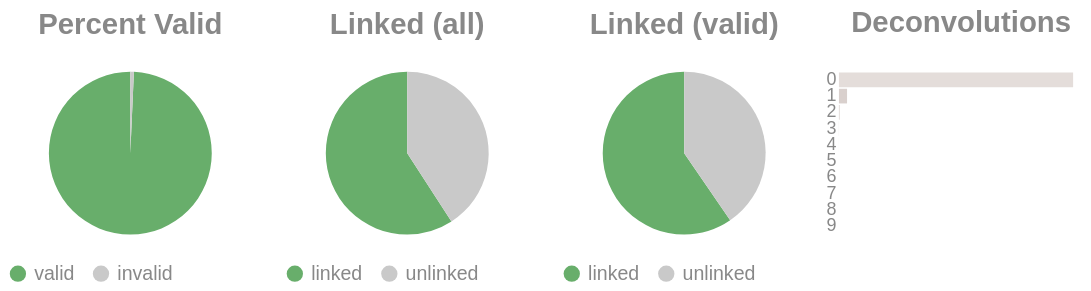

Notebook cell for this chart:
### Code cell
if SKIPLR:
    pass
else:
    clash = Counter()
    for i in valids['molecule'].to_list():
        _mol = i.split("-")
        if len(_mol) == 1:
            clash.update('0')
        else:
            clash.update(_mol[-1])

    _d = {"deconvolutions": [], 'count': []}
    for k,v in clash.items():
        _d['deconvolutions'].append(k)
        _d['count'].append(v)

    tot_valid = valids['reads'].sum()
    mask = valids['reads'] >= 2
    n_linked_reads = valids.filter(mask)['reads'].sum()
    if n_linked_reads == 0:
        print_html("No linked molecules (>=2 reads) were detected; skipping linked-only distributions.")
        SKIPLR = True
    else:
        perc_valid = round(tot_valid / n_reads, 4)
        linked_perc_abs = round(n_linked_reads / n_reads, 4)
        linked_perc = round(n_linked_reads / tot_valid, 4)

    _valid = pl.DataFrame({"valids": ['valid', 'invalid'], "count": [tot_valid, n_reads - tot_valid]})
    _linked_abs = pl.DataFrame({"linked (absolute)": ['linked', 'unlinked'], "count": [n_linked_reads, n_reads - n_linked_reads]})
    _linked_rel = pl.DataFrame({"linked (valids)": ['linked', 'unlinked'], "count": [n_linked_reads, tot_valid - n_linked_reads]})

    (
        alt.hconcat(
            piechart(_valid, goodval = 'valid', title = "Percent Valid"),
            piechart(_linked_abs, goodval = "linked", title =  "Linked (all)"),
            piechart(_linked_rel, goodval = "linked", title =  "Linked (valid)"),
            convolutionbar(pl.DataFrame(_d), title = "Deconvolutions"),
            center = True,
            bounds = 'flush'
        )
        .resolve_scale(color='independent')
        .resolve_legend('independent')
        .properties(usermeta={'embedOptions': {"actions": False}})
    ).display()

### Figure 1 — Vega-Lite specification as saved in the notebook (floating-point values rounded to 4 significant figures)
{"width": "container", "height": 400, "config": {"title": {"anchor": "start", "dy": -15, "fontSize": 18, "color": "#888888", "subtitleColor": "#888888", "subtitleFontSize": 14}, "arc": {"fill": "#0072B2"}, "axis": {"domainColor": "#888888", "domainWidth": 0.5, "gridWidth": 0.2, "grid": false, "titleFontWeight": 400, "titleFontSize": 15, "labelFontSize": 11, "labelColor": "#888888", "tickColor": "#888888", "tickWidth": 0.2, "titleColor": "#888888"}, "axisBand": {"grid": false}, "axisX": {"grid": true, "tickSize": 10, "domainCap": "round"}, "axisY": {"domain": false, "grid": true, "tickSize": 0, "domainCap": "round"}, "background": "transparent", "header": {"labelFontSize": 15, "labelColor": "#888888", "titleFontSize": 15, "titleFontWeight": 600, "titleColor": "#888888"}, "legend": {"labelFont": "sans-serif", "labelFontSize": 12, "labelColor": "#888888", "symbolSize": 100, "symbolType": "circle", "titleFontSize": 12, "titlePadding": 10, "titleColor": "#888888", "title": null}, "range": {"category": ["#E69F00", "#56B4E9", "#009E73", "#F0E442", "#0072B2", "#D55E00", "#CC79A7", "#000000"], "diverging": ["#cfe8f3", "#a2d4ec", "#73bfe2", "#46abdb", "#1696d2", "#12719e"]}, "area": {"fill": "#0072B2", "fillOpacity": 0.7, "line": true, "strokeOpacity": 0.7}, "line": {"color": "#0072B2", "stroke": "#0072B2", "strokeWidth": 2}, "trail": {"color": "#0072B2", "stroke": "#0072B2", "strokeWidth": 0, "size": 1}, "point": {"filled": true, "fillOpacity": 1.0, "size": 95}, "text": {"color": "#888888", "fontSize": 11, "align": "right", "fontWeight": 400, "size": 11}, "bar": {"fill": "#0072B2", "stroke": null}, "view": {"stroke": null, "continuousWidth": 660, "continuousHeight": 400}}, "hconcat": [{"data": {"name": "data-20e7ba179cc80b0cf1fc6ab1af2bfe43"}, "mark": {"type": "arc"}, "encoding": {"color": {"field": "valids", "legend": {"orient": "bottom", "title": null}, "scale": {"domain": ["valid", "invalid"], "range": ["#68ae6b", "#C9C9C9"]}, "title": "Valids", "type": "nominal"}, "theta": {"field": "count", "type": "quantitative"}, "tooltip": [{"field": "valids", "title": "Valids", "type": "ordinal"}, {"field": "percent", "format": ".2%", "title": "Percent", "type": "quantitative"}, {"field": "count", "title": "Count", "type": "quantitative"}]}, "height": 100, "title": {"text": "Percent Valid", "align": "center", "anchor": "middle"}, "transform": [{"calculate": "datum.count / 8525517", "as": "percent"}], "width": 150}, {"data": {"name": "data-e8eb80d99c25fae8864074294ccd6349"}, "mark": {"type": "arc"}, "encoding": {"color": {"field": "linked (absolute)", "legend": {"orient": "bottom", "title": null}, "scale": {"domain": ["linked", "unlinked"], "range": ["#68ae6b", "#C9C9C9"]}, "title": "Linked (Absolute)", "type": "nominal"}, "theta": {"field": "count", "type": "quantitative"}, "tooltip": [{"field": "linked (absolute)", "title": "Linked (Absolute)", "type": "ordinal"}, {"field": "percent", "format": ".2%", "title": "Percent", "type": "quantitative"}, {"field": "count", "title": "Count", "type": "quantitative"}]}, "height": 100, "title": {"text": "Linked (all)", "align": "center", "anchor": "middle"}, "transform": [{"calculate": "datum.count / 8525517", "as": "percent"}], "width": 150}, {"data": {"name": "data-6dc6565fc3ae8eed76c7afd4e1d4e8a8"}, "mark": {"type": "arc"}, "encoding": {"color": {"field": "linked (valids)", "legend": {"orient": "bottom", "title": null}, "scale": {"domain": ["linked", "unlinked"], "range": ["#68ae6b", "#C9C9C9"]}, "title": "Linked (Valids)", "type": "nominal"}, "theta": {"field": "count", "type": "quantitative"}, "tooltip": [{"field": "linked (valids)", "title": "Linked (Valids)", "type": "ordinal"}, {"field": "percent", "format": ".2%", "title": "Percent", "type": "quantitative"}, {"field": "count", "title": "Count", "type": "quantitative"}]}, "height": 100, "title": {"text": "Linked (valid)", "align": "center", "anchor": "middle"}, "transform": [{"calculate": "datum.count / 8465526", "as": "percent"}], "width": 150}, {"data": {"name": "data-a4d3943e0ae3d2712391caf55299f328"}, "mark": {"type": "bar"}, "encoding": {"color": {"field": "deconvolutions", "legend": null, "scale": {"scheme": "lightgreyred"}, "type": "nominal"}, "tooltip": [{"field": "deconvolutions", "title": "Deconvolutions", "type": "ordinal"}, {"field": "percent", "format": ".2%", "title": "Percent", "type": "quantitative"}, {"field": "count", "title": "Count", "type": "quantitative"}], "x": {"axis": null, "field": "count", "type": "quantitative"}, "y": {"field": "deconvolutions", "sort": "ascending", "title": null, "type": "nominal"}}, "height": 100, "title": {"text": "Deconvolutions", "align": "center", "anchor": "middle"}, "transform": [{"calculate": "datum.count / 4971880", "as": "percent"}], "width": 150}], "bounds": "flush", "center": true, "resolve": {"legend": {"angle": "independent"}, "scale": {"color": "independent"}}, "usermeta": {"embedOptions": {"actions": false}}, "$schema": "https://vega.github.io/schema/vega-lite/v6.1.0.json", "datasets": {"data-20e7ba179cc80b0cf1fc6ab1af2bfe43": [{"valids": "valid", "count": 8465526}, {"valids": "invalid", "count": 59991}], "data-e8eb80d99c25fae8864074294ccd6349": [{"linked (absolute)": "linked", "count": 5041565}, {"linked (absolute)": "unlinked", "count": 3483952}], "data-6dc6565fc3ae8eed76c7afd4e1d4e8a8": [{"linked (valids)": "linked", "count": 5041565}, {"linked (valids)": "unlinked", "count": 3423961}], "data-a4d3943e0ae3d2712391caf55299f328": [{"deconvolutions": "0", "count": 4791888}, {"deconvolutions": "1", "count": 166175}, {"deconvolutions": "2", "count": 11672}, {"deconvolutions": "3", "count": 1590}, {"deconvolutions": "4", "count": 371}, {"deconvolutions": "5", "count": 120}, {"deconvolutions": "6", "count": 41}, {"deconvolutions": "7", "count": 15}, {"deconvolutions": "8", "count": 5}, {"deconvolutions": "9", "count": 3}]}}
